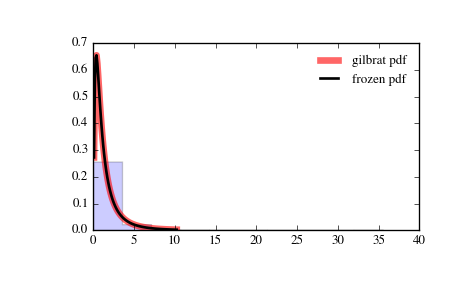

Write the Python code that produced this figure.
from scipy.stats import gilbrat
import matplotlib.pyplot as plt
fig, ax = plt.subplots(1, 1)

# Calculate a few first moments:

mean, var, skew, kurt = gilbrat.stats(moments='mvsk')

# Display the probability density function (``pdf``):

x = np.linspace(gilbrat.ppf(0.01),
                gilbrat.ppf(0.99), 100)
ax.plot(x, gilbrat.pdf(x),
       'r-', lw=5, alpha=0.6, label='gilbrat pdf')

# Alternatively, the distribution object can be called (as a function)
# to fix the shape, location and scale parameters. This returns a "frozen"
# RV object holding the given parameters fixed.

# Freeze the distribution and display the frozen ``pdf``:

rv = gilbrat()
ax.plot(x, rv.pdf(x), 'k-', lw=2, label='frozen pdf')

# Check accuracy of ``cdf`` and ``ppf``:

vals = gilbrat.ppf([0.001, 0.5, 0.999])
np.allclose([0.001, 0.5, 0.999], gilbrat.cdf(vals))
# True

# Generate random numbers:

r = gilbrat.rvs(size=1000)

# And compare the histogram:

ax.hist(r, normed=True, histtype='stepfilled', alpha=0.2)
ax.legend(loc='best', frameon=False)
plt.show()
